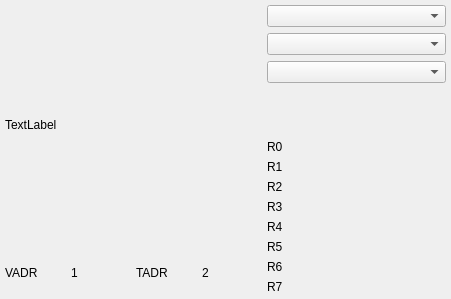
<?xml version="1.0" encoding="UTF-8"?>
<ui version="4.0">
 <class>PPUWidget</class>
 <widget class="QWidget" name="PPUWidget">
  <property name="geometry">
   <rect>
    <x>0</x>
    <y>0</y>
    <width>451</width>
    <height>299</height>
   </rect>
  </property>
  <property name="windowTitle">
   <string>Form</string>
  </property>
  <layout class="QHBoxLayout" name="horizontalLayout">
   <property name="leftMargin">
    <number>5</number>
   </property>
   <property name="topMargin">
    <number>5</number>
   </property>
   <property name="rightMargin">
    <number>5</number>
   </property>
   <property name="bottomMargin">
    <number>5</number>
   </property>
   <item>
    <layout class="QVBoxLayout" name="verticalLayout_12">
     <item>
      <widget class="QLabel" name="nesScreen">
       <property name="minimumSize">
        <size>
         <width>256</width>
         <height>240</height>
        </size>
       </property>
       <property name="text">
        <string>TextLabel</string>
       </property>
      </widget>
     </item>
     <item>
      <layout class="QHBoxLayout" name="horizontalLayout_11">
       <item>
        <widget class="QLabel" name="label_2">
         <property name="text">
          <string>VADR</string>
         </property>
        </widget>
       </item>
       <item>
        <widget class="QLabel" name="labVAdr">
         <property name="text">
          <string>1</string>
         </property>
        </widget>
       </item>
       <item>
        <widget class="QLabel" name="label_4">
         <property name="text">
          <string>TADR</string>
         </property>
        </widget>
       </item>
       <item>
        <widget class="QLabel" name="labTAdr">
         <property name="text">
          <string>2</string>
         </property>
        </widget>
       </item>
      </layout>
     </item>
    </layout>
   </item>
   <item>
    <layout class="QVBoxLayout" name="verticalLayout_3">
     <item>
      <widget class="QComboBox" name="nesScrType"/>
     </item>
     <item>
      <widget class="QComboBox" name="nesBGTileset"/>
     </item>
     <item>
      <widget class="QComboBox" name="nesSPTileset"/>
     </item>
     <item>
      <spacer name="verticalSpacer_2">
       <property name="orientation">
        <enum>Qt::Vertical</enum>
       </property>
       <property name="sizeHint" stdset="0">
        <size>
         <width>20</width>
         <height>40</height>
        </size>
       </property>
      </spacer>
     </item>
     <item>
      <layout class="QGridLayout" name="gridLayout_4" columnstretch="0,0">
       <item row="2" column="0">
        <widget class="QLabel" name="label_69">
         <property name="text">
          <string>R2</string>
         </property>
        </widget>
       </item>
       <item row="5" column="0">
        <widget class="QLabel" name="label_70">
         <property name="text">
          <string>R5</string>
         </property>
        </widget>
       </item>
       <item row="4" column="0">
        <widget class="QLabel" name="label_6">
         <property name="text">
          <string>R4</string>
         </property>
        </widget>
       </item>
       <item row="0" column="0">
        <widget class="QLabel" name="label_71">
         <property name="text">
          <string>R0</string>
         </property>
        </widget>
       </item>
       <item row="6" column="0">
        <widget class="QLabel" name="label_72">
         <property name="text">
          <string>R6</string>
         </property>
        </widget>
       </item>
       <item row="3" column="0">
        <widget class="QLabel" name="label_73">
         <property name="text">
          <string>R3</string>
         </property>
        </widget>
       </item>
       <item row="1" column="0">
        <widget class="QLabel" name="label_74">
         <property name="text">
          <string>R1</string>
         </property>
        </widget>
       </item>
       <item row="7" column="0">
        <widget class="QLabel" name="label_75">
         <property name="text">
          <string>R7</string>
         </property>
        </widget>
       </item>
       <item row="0" column="1">
        <widget class="QLabel" name="lab_ppu_r0">
         <property name="text">
          <string/>
         </property>
        </widget>
       </item>
       <item row="1" column="1">
        <widget class="QLabel" name="lab_ppu_r1">
         <property name="text">
          <string/>
         </property>
        </widget>
       </item>
       <item row="2" column="1">
        <widget class="QLabel" name="lab_ppu_r2">
         <property name="text">
          <string/>
         </property>
        </widget>
       </item>
       <item row="3" column="1">
        <widget class="QLabel" name="lab_ppu_r3">
         <property name="text">
          <string/>
         </property>
        </widget>
       </item>
       <item row="4" column="1">
        <widget class="QLabel" name="lab_ppu_r4">
         <property name="text">
          <string/>
         </property>
        </widget>
       </item>
       <item row="5" column="1">
        <widget class="QLabel" name="lab_ppu_r5">
         <property name="text">
          <string/>
         </property>
        </widget>
       </item>
       <item row="6" column="1">
        <widget class="QLabel" name="lab_ppu_r6">
         <property name="text">
          <string/>
         </property>
        </widget>
       </item>
       <item row="7" column="1">
        <widget class="QLabel" name="lab_ppu_r7">
         <property name="text">
          <string/>
         </property>
        </widget>
       </item>
      </layout>
     </item>
    </layout>
   </item>
  </layout>
 </widget>
 <resources/>
 <connections/>
</ui>
